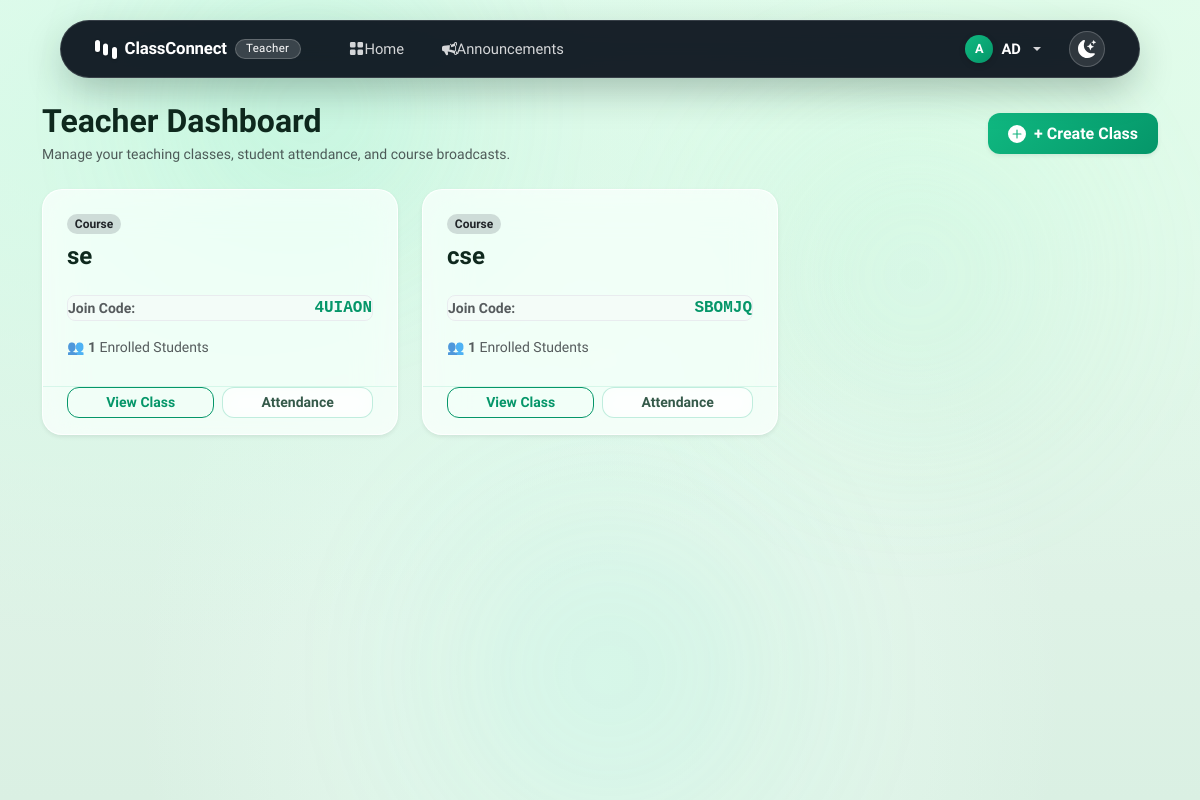
The page / (signed in) on the database its author committed.
### tables this page shows
CREATE TABLE classes (
    id INTEGER PRIMARY KEY AUTOINCREMENT,
    name TEXT NOT NULL,
    teacher_id INTEGER NOT NULL,
    join_code TEXT NOT NULL UNIQUE, subject TEXT, semester TEXT, academic_year TEXT, created_at TEXT, section TEXT, room TEXT,
    FOREIGN KEY(teacher_id) REFERENCES users(id)
);

### app.py (the view, shortened to what this page needs)
@app.route("/")
@login_required
def index():
    now = datetime.now()
    default_academic_year = f"{now.year}-{now.year + 1}"
    default_date = now.strftime("%Y-%m-%d")
    if session["role"] == "teacher":
        classes = db.execute("""
            SELECT classes.*, COUNT(enrollments.student_id) AS student_count
            FROM classes
            LEFT JOIN enrollments ON classes.id = enrollments.class_id
            WHERE classes.teacher_id = ?
            GROUP BY classes.id
            ORDER BY classes.id DESC
        """, session["user_id"])
        return render_template("teacher_dashboard.html",
                               classes=classes,
                               default_academic_year=default_academic_year,
                               default_date=default_date)

### app.py (called while the page is built)
@app.after_request
def after_request(response):
    response.headers["Cache-Control"] = "no-cache, no-store, must-revalidate"
    response.headers["Expires"] = 0
    response.headers["Pragma"] = "no-cache"
    return response

def login_required(f):
    @wraps(f)
    def decorated_function(*args, **kwargs):
        if session.get("user_id") is None:
            return redirect("/login")
        return f(*args, **kwargs)
    return decorated_function

### templates/teacher_dashboard.html (shortened to what this page needs)
{% extends "layout.html" %}
{% block content %}
<div class="d-flex flex-wrap justify-content-between align-items-center mb-4 gap-2">
    <div>
        <h2 class="fw-bold mb-1">Teacher Dashboard</h2>
        <p class="text-muted mb-0 small">Manage your teaching classes, student attendance, and course broadcasts.</p>
    </div>
    <div>
        <button type="button" class="btn btn-primary d-flex align-items-center gap-2 shadow-sm" data-bs-toggle="modal" data-bs-target="#createClassModal">
            <svg xmlns="http://www.w3.org/2000/svg" width="18" height="18" fill="currentColor" class="bi bi-plus-circle-fill" viewBox="0 0 16 16">
                <path d="M16 8A8 8 0 1 1 0 8a8 8 0 0 1 16 0M8.5 4.5a.5.5 0 0 0-1 0v3h-3a.5.5 0 0 0 0 1h3v3a.5.5 0 0 0 1 0v-3h3a.5.5 0 0 0 0-1h-3z"/>
            </svg>
            <span>+ Create Class</span>
        </button>
    </div>
</div>
<div class="row">
    {% for c in classes %}
    <div class="col-md-6 col-lg-4 mb-4">
        <div class="card h-100 shadow-sm hover-shadow transition d-flex flex-column">
            <div class="card-body p-4 flex-grow-1">
                <div class="d-flex justify-content-between align-items-start mb-2">
                    {% if c.subject %}
                        <span class="badge bg-emerald-subtle text-emerald rounded-pill px-2.5 py-1 small fw-semibold">{{ c.subject }}</span>
                    {% else %}
                        <span class="badge bg-secondary bg-opacity-25 text-body rounded-pill px-2.5 py-1 small">Course</span>
                    {% endif %}
                </div>
                <h4 class="card-title fw-bold mb-1">{{ c.name }}</h4>
                <div class="p-2.5 rounded-3 bg-light bg-opacity-50 border border-light-subtle my-3">
                    <div class="d-flex justify-content-between align-items-center">
                        <span class="text-muted small fw-semibold">Join Code:</span>
                        <code class="fs-6 fw-bold text-emerald user-select-all">{{ c.join_code }}</code>
                    </div>
                </div>
                <div class="d-flex justify-content-between align-items-center text-muted small mb-1">
                    <span>👥 <strong>{{ c.student_count or 0 }}</strong> Enrolled Students</span>
                </div>
            </div>
            <div class="card-footer bg-transparent border-0 pt-0 pb-3 px-4 d-flex gap-2">
                <a href="/class/{{ c.id }}" class="btn btn-outline-primary btn-sm flex-grow-1">View Class</a>
                <a href="/class/{{ c.id }}/attendance" class="btn btn-secondary btn-sm flex-grow-1">Attendance</a>
            </div>
        </div>
    </div>
    {% endfor %}
</div>
{% endblock %}

### static/css/style.css (style rules this page uses)
:root { --primary-emerald: #059669; --primary-emerald-hover: #047857; --primary-emerald-light: #10b981; --primary-emerald-glow: rgba(16, 185, 129, 0.35); --accent-mint: #34d399; --accent-sage: #6ee7b7; --accent-tint: rgba(16, 185, 129, 0.12); --bg-page-light: #eaf6ee; --bg-page-gradient: radial-gradient(at 15% 15%, rgba(209, 250, 229, 0.85) 0px, transparent 55%), radial-gradient(at 85% 10%, rgba(220, 252, 231, 0.9) 0px, transparent 50%), radial-gradient(at 50% 85%, rgba(236, 253, 245, 0.8) 0px, transparent 55%), linear-gradient(180deg, #ecfbf2 0%, #e2f4e9 50%, #daf0e3 100%); --glass-card-bg: rgba(255, 255, 255, 0.72); --glass-card-border: rgba(255, 255, 255, 0.85); --glass-card-border-alt: rgba(16, 185, 129, 0.18); --glass-shadow: 0 12px 36px -6px rgba(16, 55, 36, 0.08), 0 2px 6px rgba(0, 0, 0, 0.02); --glass-inner-highlight: inset 0 1px 1px 0 rgba(255, 255, 255, 0.95); --glass-blur: blur(20px) saturate(180%); --text-primary: #0f291e; --text-secondary: #355a4a; --text-muted: #5c7e70; --capsule-nav-bg: rgba(8, 15, 26, 0.92); --capsule-nav-border: rgba(255, 255, 255, 0.14); --capsule-nav-shadow: 0 14px 40px -6px rgba(10, 36, 26, 0.32), 0 0 1px 1px rgba(255, 255, 255, 0.08); --transition-smooth: all 0.28s cubic-bezier(0.16, 1, 0.3, 1); }
body.apple-glass-theme { background: var(--bg-page-gradient); background-color: var(--bg-page-light); background-attachment: fixed; color: var(--text-primary); font-family: 'Plus Jakarta Sans', 'Inter', -apple-system, BlinkMacSystemFont, "Segoe UI", Roboto, sans-serif; min-height: 100vh; margin: 0; padding: 0; -webkit-font-smoothing: antialiased; -moz-osx-font-smoothing: grayscale; transition: background var(--transition-smooth), color var(--transition-smooth); position: relative; overflow-x: hidden; }
.card { background: var(--glass-card-bg); backdrop-filter: var(--glass-blur); -webkit-backdrop-filter: var(--glass-blur); border: 1px solid var(--glass-card-border); border-radius: 20px; box-shadow: var(--glass-shadow), var(--glass-inner-highlight); transition: var(--transition-smooth); color: var(--text-primary); }
.card-footer { background: transparent !important; border-top: 1px solid rgba(16, 185, 129, 0.12) !important; padding: 0.85rem 1.25rem; }
.btn-primary { background: linear-gradient(135deg, #10b981, #059669); border: none; color: #ffffff; border-radius: 12px; font-weight: 600; padding: 0.55rem 1.25rem; box-shadow: 0 4px 14px var(--primary-emerald-glow); transition: var(--transition-smooth); }
.btn-secondary, .btn-outline-secondary { background: rgba(255, 255, 255, 0.5); border: 1px solid rgba(16, 185, 129, 0.25); color: var(--text-secondary) !important; border-radius: 12px; font-weight: 600; backdrop-filter: blur(10px); transition: var(--transition-smooth); }
.btn-outline-primary { background: transparent; border: 1.5px solid var(--primary-emerald); color: var(--primary-emerald); border-radius: 12px; font-weight: 600; transition: var(--transition-smooth); }
.text-emerald { color: var(--primary-emerald) !important; }

### rows shown on the page
classes: name "se", join_code "4UIAON", teacher "1"
classes: name "cse", join_code "SBOMJQ", student_count "1"

### other values the page prints
{{ session.get('role') }} "Teacher"
{{ session.get('username')[0]|upper }} "A"
{{ session.get('username') }} "AD"
